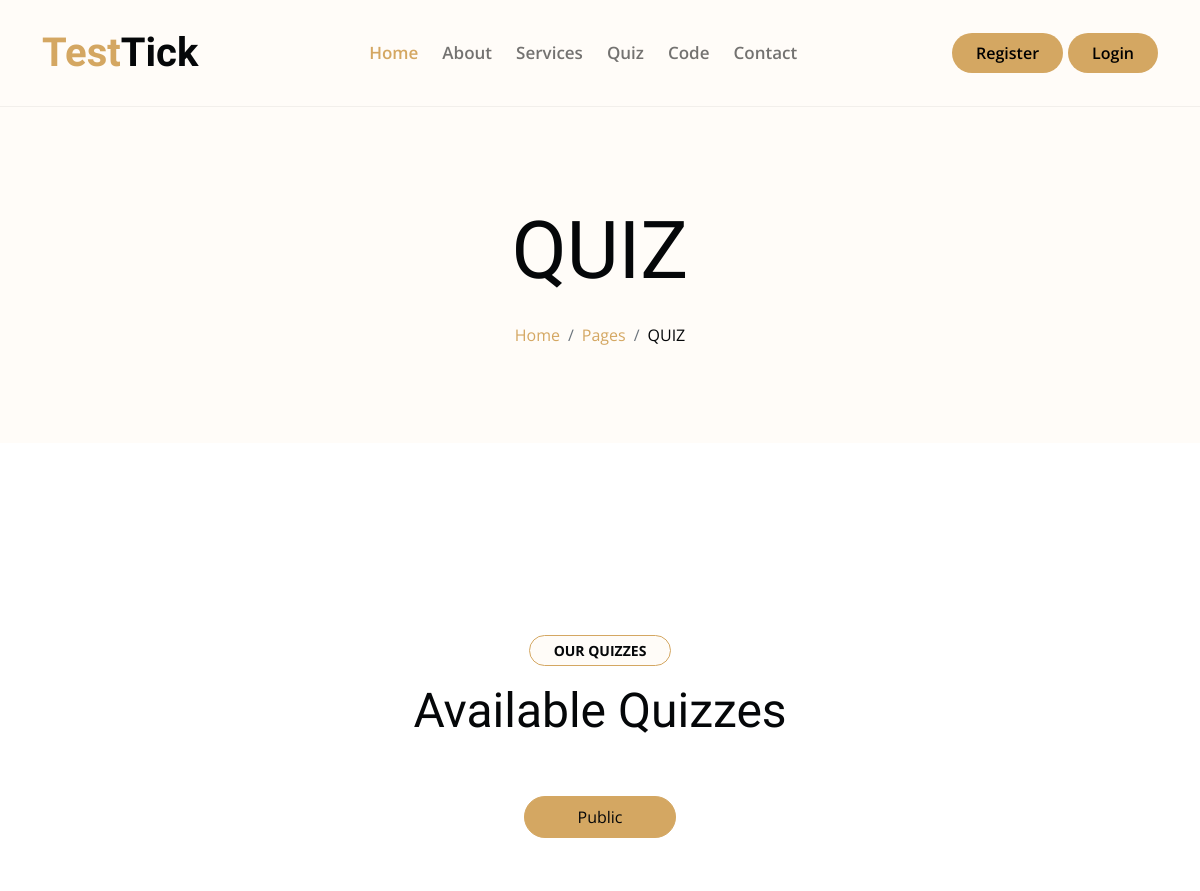
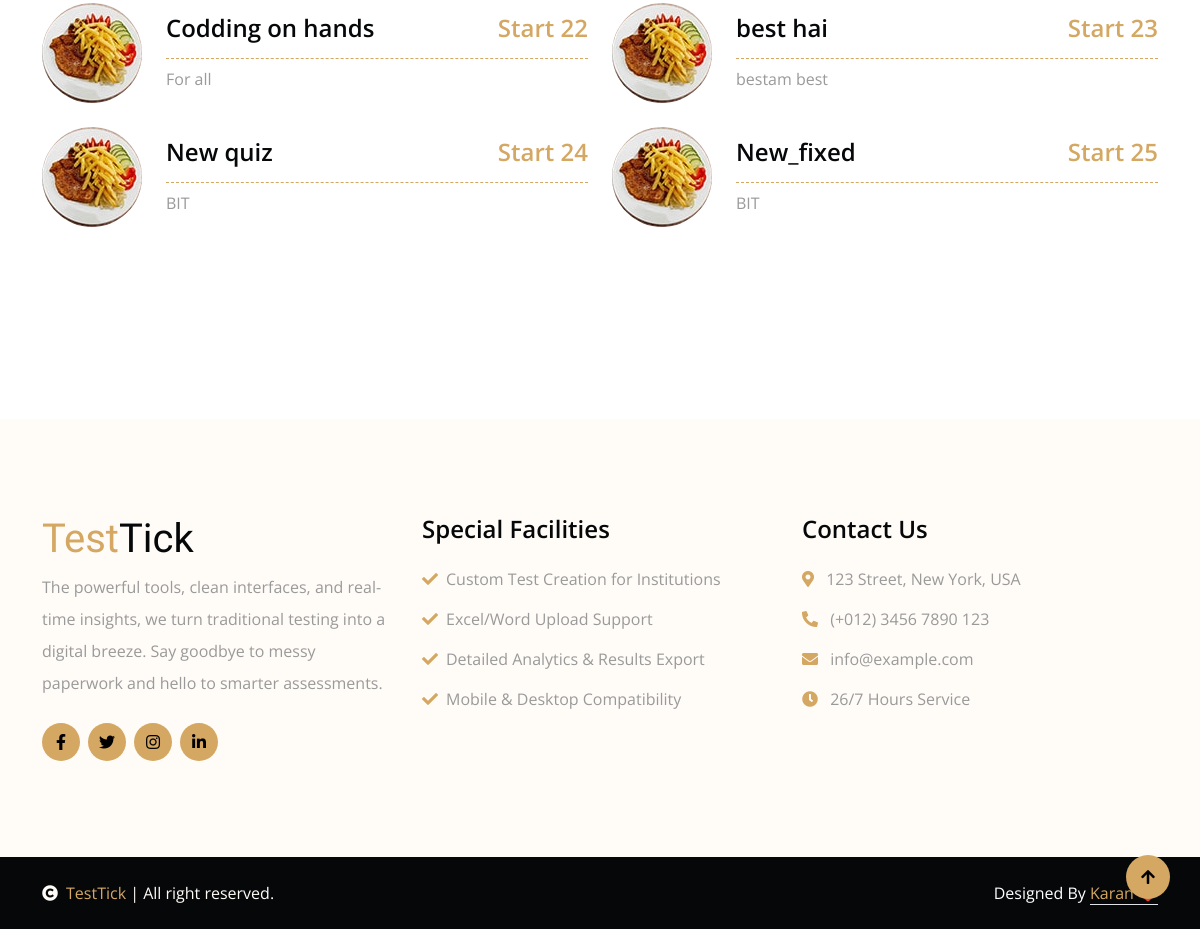
The app's page /quiz/ with its own data (2 pictures, top to bottom).
### quiz/models.py (models this page shows, shortened)
class Quiz(models.Model):
    title = models.CharField(max_length=255)
    description = models.TextField(blank=True)
    institution = models.ForeignKey(Institution, on_delete=models.CASCADE)
    start_time = models.DateTimeField()
    end_time = models.DateTimeField()
    is_public = models.BooleanField(default=False)
    price = models.DecimalField(max_digits=6, decimal_places=2, default=0.00)
    shuffle_questions = models.BooleanField(default=False)
    created_by = models.ForeignKey(User, on_delete=models.CASCADE, null=True, blank=True)  # 👈 Add this line

### quiz/views.py (the view)
# urls.py: path('', views.quiz_list, name='quiz_list'),
def quiz_list(request):
    quizzes = Quiz.objects.filter(is_public=True)
    return render(request, 'quiz/quiz_list.html', {'quizzes': quizzes})

### quiz/templates/quiz/quiz_list.html (shortened to what this page needs)
{% extends 'base.html' %}
{% load static %}
{% block content %}
        <div class="container-fluid bg-light py-6 my-6 mt-0">
            <div class="container text-center animated bounceInDown">
                <h1 class="display-1 mb-4">QUIZ</h1>
                <ol class="breadcrumb justify-content-center mb-0 animated bounceInDown">
                    <li class="breadcrumb-item"><a href="#">Home</a></li>
                    <li class="breadcrumb-item"><a href="#">Pages</a></li>
                    <li class="breadcrumb-item text-dark" aria-current="page">QUIZ</li>
                </ol>
            </div>
        </div>
        <div class="container-fluid menu py-6">
            <div class="container">
                <div class="text-center wow bounceInUp" data-wow-delay="0.1s">
                    <small class="d-inline-block fw-bold text-dark text-uppercase bg-light border border-primary rounded-pill px-4 py-1 mb-3">Our Quizzes</small>
                    <h1 class="display-5 mb-5">Available Quizzes </h1>
                </div>
                <div class="tab-class text-center">
                    <ul class="nav nav-pills d-inline-flex justify-content-center mb-5 wow bounceInUp" data-wow-delay="0.1s">
                        <li class="nav-item p-2">
                            <a class="d-flex py-2 mx-2 border border-primary bg-white rounded-pill active" data-bs-toggle="pill" href="#tab-6">
                                <span class="text-dark" style="width: 150px;">Public</span>
                            </a>
                        </li>
                    </ul>
                    <div class="tab-content">
                        <div id="tab-6" class="tab-pane fade show p-0 active">
                            <div class="row g-4">
                                {% for quiz in quizzes %}
                                <div class="col-lg-6 wow bounceInUp" data-wow-delay="0.1s">
                                    <div class="menu-item d-flex align-items-center">
                                        <img class="flex-shrink-0 img-fluid rounded-circle" src="img/menu-01.jpg" alt="">
                                        <div class="w-100 d-flex flex-column text-start ps-4">
                                            <div class="d-flex justify-content-between border-bottom border-primary pb-2 mb-2">
                                                <h4>{{ quiz.title }}</h4>
                                                <h4 class="text-primary"><a href="{% url 'solve_quiz' quiz.pk %}">Start {{quiz.pk}}</a></h4>
                                            </div>
                                            <p class="mb-0">{{ quiz.description }}</p>
                                        </div>
                                    </div>
                                </div>
                                {% endfor %}
                            </div>
                        </div>
                    </div>
                </div>
            </div>
        </div>
{% endblock %}

### templates/static/design/css/style.css (style rules this page uses)
h1, h2, h3, .h1, .h2, .h3 { font-weight: 400 !important; font-family: 'Playball', cursive !important; }
h4, h5, h6, .h4, .h5, .h6 { font-weight: 600 !important; font-family: 'Open Sans', sans-serif !important; }
.my-6 { margin-top: 6rem; margin-bottom: 6rem; }
.py-6 { padding-top: 6rem; padding-bottom: 6rem; }
.wow, .animated { animation-duration: 2s !important; }
.menu .nav-item a.active { background: var(--bs-primary) !important; }
.menu .menu-item .border-bottom { border-bottom-style: dashed !important; }

### records on screen
Quiz: title "Codding on hands", pk "22", description "For all"
Quiz: title "best hai", pk "23", description "bestam best"
Quiz: title "New quiz", pk "24", description "BIT"
Quiz: title "New_fixed", pk "25", description "BIT"
